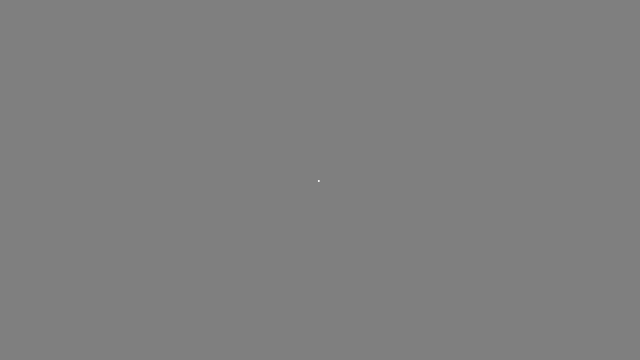
Frame 1 (no input)
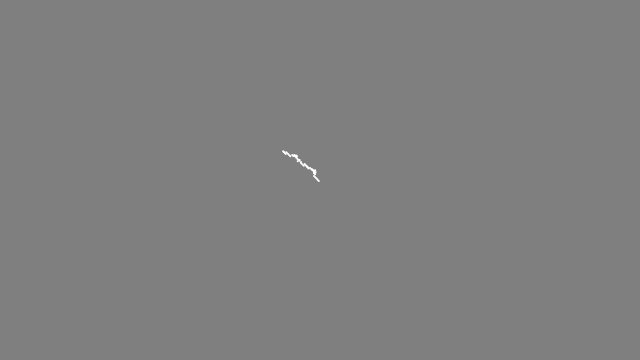
Frame 60 (no input)
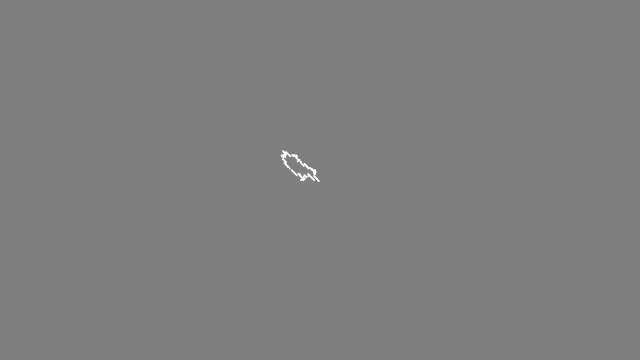
Frame 120 (the mouse pressed at the canvas centre since frame 60)

The p5.js sketch that drew these frames (run headless with seeded random() and noise() and a simulated clock; from frame 60 on, the mouse is pressed at the canvas centre):

// p5.js sketch
// ── sketch.js
var walker;

function setup () {
  createCanvas(640, 360);
  walker = new Walker();
  background(127);
}

function Walker () {
  this.x = width / 2;
  this.y = height / 2;

  this.render = function () {
    stroke('white');
    strokeWeight(2);
    point(this.x, this.y)
  }

  this.step = function () {
    var r = random(1);
    // A 50% chance of moving towards the mouse
    if (r < 0.5) {
      var xdir = (mouseX - this.x);
      var ydir = (mouseY - this.y);
      // By dividing the direction by the absolute of the direction you always get a -1 or 1;
      if (xdir !== 0) {
        xdir /= abs(xdir);
      }
      if (ydir !== 0) {
        ydir /= abs(ydir);
      }
      this.x += xdir;
      this.y += ydir;
    } else {
      var xdir = random(-2, 2);
      var ydir = random(-2, 2);
      this.x += xdir;
      this.y += ydir;
    }
    this.x = constrain(this.x, 0, width-1);
    this.y = constrain(this.y, 0, height-1);
  }

}

function draw () {
  walker.step();
  walker.render();
}
